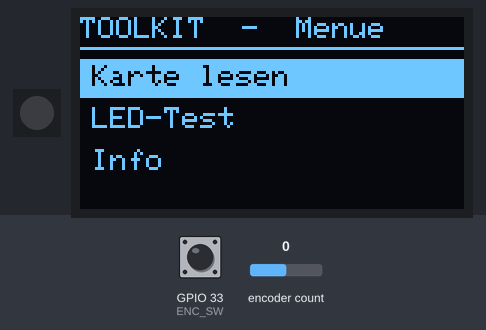
Bench run of a program on a simulated ESP32. On the bench: 1 RGB LEDs in strip order, left to right, 128×64 one-colour display. The test bench sets the inputs (shaded band); at power-on: encoder count 0, GPIO 33 (ENC_SW) HIGH. Dim RGB values are drawn brighter than linear; what the program prints to the serial monitor is not drawn.

Above: at 2.3 s.
2.4 s: encoder count set to 1
At 3.0 s:
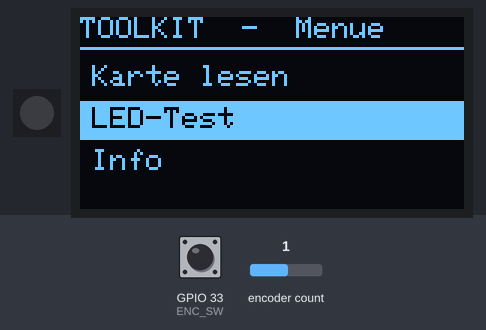
3.9 s: GPIO 33 (ENC_SW) pulled LOW for 0.15 s
At 4.3 s:
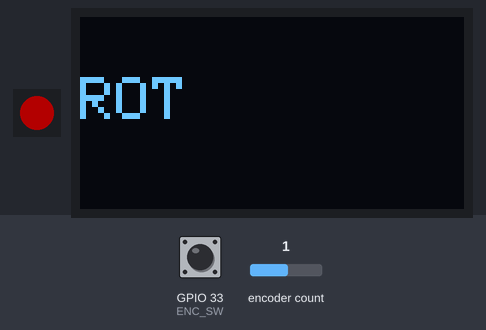
7.0 s: encoder count set to 2
At 7.7 s:
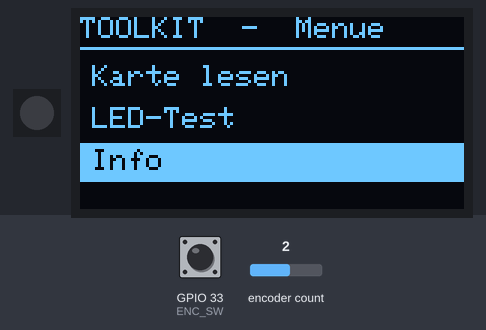
8.5 s: GPIO 33 (ENC_SW) pulled LOW for 1 s
At 8.8 s:
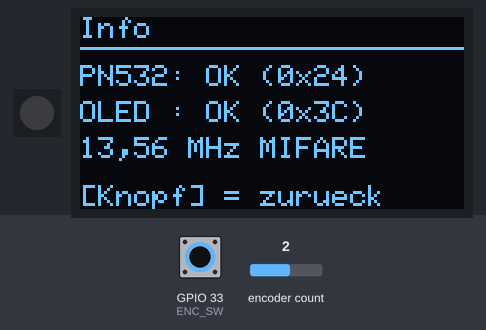
11.0 s: GPIO 33 (ENC_SW) pulled LOW for 0.15 s
At 11.8 s:
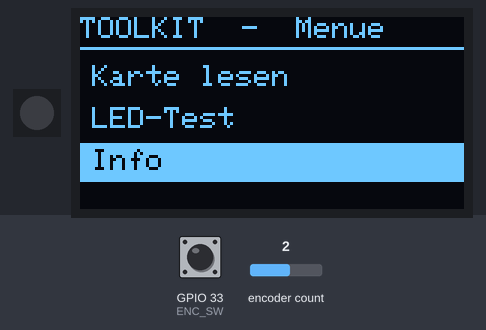
12.6 s: GPIO 33 (ENC_SW) pulled LOW for 3.2 s
At 13.2 s:
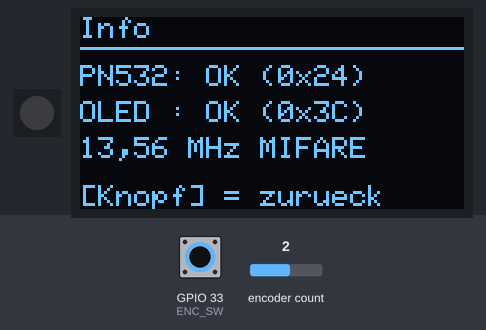
Timing chart, 0 to 15.6 s (numbered marks = the images above; inputs shaded):
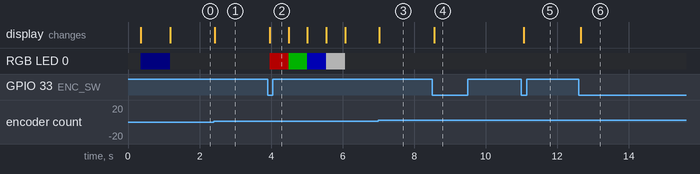

The program:

main.cpp
```cpp
/*
 * RFID/NFC-Toolkit – ESP32 #1 (Toolkit)
 * ============================================================
 * HSLU IIP-Projekt, edukativ/defensiv – nur eigene Karten.
 *
 * Funktion dieser Version:
 *   - Menue auf dem OLED, bedient ueber den Drehencoder
 *     (drehen = Auswahl, Knopf druecken = bestaetigen / zurueck)
 *   - "Karte lesen": PN532 liest eine MIFARE-Karte, zeigt die UID
 *     auf OLED + seriellem Monitor an, RGB-LED wird gruen
 *   - "LED-Test" und "Info" als kleine Extras
 *
 * Der RDM6300 (125 kHz) ist hier noch NICHT drin – kommt spaeter.
 *
 * ------------------------------------------------------------
 * VERKABELUNG (so ist es angeschlossen):
 *   PN532 (I2C, DIP-Schalter auf I2C):
 *     VCC -> 3V3 | GND -> GND | SDA -> GPIO21 | SCL -> GPIO22   (Adr. 0x24)
 *   OLED SSD1306 (I2C, selber Bus):
 *     GND -> GND | VDD -> 3V3 | SCK -> GPIO22 | SDA -> GPIO21   (Adr. 0x3C)
 *   Drehencoder KY-040:
 *     SA(CLK) -> GPIO25 | SB(DT) -> GPIO26 | SW -> GPIO33 | VCC -> 3V3 | GND -> GND
 *   RGB-LED WS2812 (1 Pixel):
 *     Di -> GPIO27 | 5V -> 5V | GND -> GND
 *
 * Strom im Betrieb: Powerbank per USB. Zum Flashen: USB am PC.
 * ============================================================
 */

#include <Arduino.h>
#include <Wire.h>
#include <Adafruit_PN532.h>
#include <Adafruit_GFX.h>
#include <Adafruit_SSD1306.h>
#include <Adafruit_NeoPixel.h>
#include <ESP32Encoder.h>

// ---------- Pin-Definitionen ----------
#define PIN_SDA     21
#define PIN_SCL     22
#define ENC_SA      25     // CLK
#define ENC_SB      26     // DT
#define ENC_SW      33     // Taster im Drehknopf
#define LED_DI      27     // WS2812 Data In
#define NUM_PIXELS  1

// PN532 im I2C-Modus: IRQ/RESET sind am roten Board nicht verdrahtet.
#define PN532_IRQ   (-1)
#define PN532_RESET (-1)

// OLED
#define OLED_W      128
#define OLED_H      64
#define OLED_ADDR   0x3C

// ---------- Objekte ----------
Adafruit_PN532   nfc(PN532_IRQ, PN532_RESET);
Adafruit_SSD1306 display(OLED_W, OLED_H, &Wire, -1);
Adafruit_NeoPixel pixel(NUM_PIXELS, LED_DI, NEO_GRB + NEO_KHZ800);
ESP32Encoder     encoder;

// ---------- Menue / Zustand ----------
enum State { STATE_MENU, STATE_READ, STATE_LEDTEST, STATE_INFO };
State state = STATE_MENU;

const char* menuItems[] = { "Karte lesen", "LED-Test", "Info" };
const int   menuCount   = 3;
int         menuIndex   = 0;

bool pn532Ok = false;      // wurde der PN532 gefunden?
bool oledOk  = false;      // wurde das OLED gefunden?
long lastDetents = 0;      // fuer die Encoder-Auswertung

// ---------- Hilfsfunktionen ----------
void setLed(uint8_t r, uint8_t g, uint8_t b) {
  pixel.setPixelColor(0, pixel.Color(r, g, b));
  pixel.show();
}

// Drehrichtung seit letztem Aufruf: -1, 0 oder +1 (pro Rastung)
int readEncoderDelta() {
  long detents = encoder.getCount() / 2;   // HalfQuad -> 2 Schritte pro Rastung
  long diff = detents - lastDetents;
  if (diff == 0) return 0;
  lastDetents = detents;
  return (diff > 0) ? 1 : -1;
}

// Drehungen ausserhalb des Menues verwerfen (sonst springt die Auswahl)
void syncEncoder() {
  lastDetents = encoder.getCount() / 2;
}

// Entprellter Tastendruck (true genau einmal pro Druck)
bool buttonPressed() {
  static bool     lastStable = HIGH;
  static bool     lastRead   = HIGH;
  static uint32_t lastChange = 0;
  bool now = digitalRead(ENC_SW);          // LOW = gedrueckt (INPUT_PULLUP)

  if (now != lastRead) { lastRead = now; lastChange = millis(); }
  if (millis() - lastChange > 30) {        // 30 ms Entprellzeit
    if (now != lastStable) {
      lastStable = now;
      if (lastStable == LOW) return true;  // nur die fallende Flanke zaehlt
    }
  }
  return false;
}

// ---------- OLED-Anzeigen ----------
void drawMenu() {
  display.clearDisplay();
  display.setTextSize(1);
  display.setTextColor(SSD1306_WHITE);
  display.setCursor(0, 0);
  display.println(F("TOOLKIT  -  Menue"));
  display.drawLine(0, 10, 127, 10, SSD1306_WHITE);

  for (int i = 0; i < menuCount; i++) {
    int y = 16 + i * 14;
    if (i == menuIndex) {
      display.fillRect(0, y - 2, 128, 13, SSD1306_WHITE);
      display.setTextColor(SSD1306_BLACK);
    } else {
      display.setTextColor(SSD1306_WHITE);
    }
    display.setCursor(4, y);
    display.println(menuItems[i]);
  }
  display.display();
}

void drawReadScreen(const char* line1, const char* line2) {
  display.clearDisplay();
  display.setTextSize(1);
  display.setTextColor(SSD1306_WHITE);
  display.setCursor(0, 0);
  display.println(F("Karte lesen"));
  display.drawLine(0, 10, 127, 10, SSD1306_WHITE);
  display.setCursor(0, 20);
  display.println(line1);
  if (line2 && line2[0]) {
    // Gross nur, wenn es in eine Zeile passt (128 px / 12 px = 10 Zeichen)
    display.setTextSize(strlen(line2) <= 10 ? 2 : 1);
    display.setCursor(0, 34);
    display.println(line2);
  }
  display.setTextSize(1);
  display.setCursor(0, 56);
  display.print(F("[Knopf] = zurueck"));
  display.display();
}

void drawInfo() {
  display.clearDisplay();
  display.setTextSize(1);
  display.setTextColor(SSD1306_WHITE);
  display.setCursor(0, 0);
  display.println(F("Info"));
  display.drawLine(0, 10, 127, 10, SSD1306_WHITE);
  display.setCursor(0, 16);
  display.print(F("PN532: "));
  display.println(pn532Ok ? F("OK (0x24)") : F("FEHLT!"));
  display.setCursor(0, 28);
  display.println(oledOk ? F("OLED : OK (0x3C)") : F("OLED : FEHLT!"));
  display.setCursor(0, 40);
  display.println(F("13,56 MHz MIFARE"));
  display.setCursor(0, 56);
  display.print(F("[Knopf] = zurueck"));
  display.display();
}

// ---------- Setup ----------
void setup() {
  Serial.begin(115200);
  delay(300);
  Serial.println(F("\n=== Toolkit startet ==="));

  // I2C auf GPIO21/22
  Wire.begin(PIN_SDA, PIN_SCL);

  // RGB-LED
  pixel.begin();
  pixel.setBrightness(60);       // nicht zu grell
  setLed(0, 0, 20);              // dezentes Blau = "boot"

  // OLED
  if (!display.begin(SSD1306_SWITCHCAPVCC, OLED_ADDR)) {
    Serial.println(F("FEHLER: OLED (0x3C) nicht gefunden."));
  } else {
    oledOk = true;
    display.clearDisplay();
    display.setTextSize(1);
    display.setTextColor(SSD1306_WHITE);
    display.setCursor(0, 24);
    display.println(F("  RFID-Toolkit"));
    display.display();
  }

  // PN532
  nfc.begin();
  uint32_t ver = nfc.getFirmwareVersion();
  if (ver) {
    pn532Ok = true;
    Serial.print(F("PN532 gefunden, FW "));
    Serial.print((ver >> 16) & 0xFF); Serial.print('.');
    Serial.println((ver >> 8) & 0xFF);
    nfc.SAMConfig();
  } else {
    Serial.println(F("FEHLER: PN532 nicht gefunden."));
    Serial.println(F("-> DIP auf I2C? VCC an 3V3? SDA=21/SCL=22?"));
  }

  // Drehencoder (KY-040 hat eigene Pull-ups -> keine internen noetig;
  // ESP32Encoder schaltet sonst standardmaessig Pulldowns ein)
  ESP32Encoder::useInternalWeakPullResistors = puType::none;
  encoder.attachHalfQuad(ENC_SA, ENC_SB);
  encoder.clearCount();
  lastDetents = 0;
  pinMode(ENC_SW, INPUT_PULLUP);

  delay(800);
  setLed(0, 0, 0);
  drawMenu();
}

// ---------- Hauptschleife ----------
void handleMenu() {
  int d = readEncoderDelta();
  if (d != 0) {
    menuIndex = (menuIndex + d + menuCount) % menuCount;
    drawMenu();
  }
  if (buttonPressed()) {
    switch (menuIndex) {
      case 0: state = STATE_READ;    drawReadScreen("Karte dranhalten...", ""); setLed(0,0,10); break;
      case 1: state = STATE_LEDTEST; break;
      case 2: state = STATE_INFO;    drawInfo(); break;
    }
  }
}

void handleRead() {
  // Zurueck ins Menue?
  if (buttonPressed()) { state = STATE_MENU; setLed(0,0,0); syncEncoder(); drawMenu(); return; }

  if (!pn532Ok) { drawReadScreen("PN532 fehlt!", ""); return; }

  // Kurzer, nicht-blockierender Leseversuch
  uint8_t uid[10] = {0};     // ISO14443A: UID bis 10 Byte (triple size)
  uint8_t uidLen = 0;
  bool found = nfc.readPassiveTargetID(PN532_MIFARE_ISO14443A, uid, &uidLen, 80);

  if (found) {
    if (uidLen > sizeof(uid)) uidLen = sizeof(uid);
    // UID als Hex-String bauen
    char hex[3 * 10 + 1] = {0};
    int p = 0;
    for (uint8_t i = 0; i < uidLen; i++) {
      p += sprintf(&hex[p], "%02X ", uid[i]);
    }
    if (p > 0) hex[p - 1] = '\0';   // letztes Leerzeichen weg
    Serial.print(F("Karte: ")); Serial.println(hex);
    drawReadScreen("UID:", hex);
    setLed(0, 60, 0);          // gruen = gelesen
    delay(900);
    setLed(0, 0, 10);          // zurueck auf "warten"
    drawReadScreen("Karte dranhalten...", "");
  }
}

void handleLedTest() {
  // einmal durch die Farben, dann zurueck ins Menue
  uint32_t cols[] = {0xFF0000, 0x00FF00, 0x0000FF, 0xFFFFFF};
  const char* names[] = {"ROT", "GRUEN", "BLAU", "WEISS"};
  for (int i = 0; i < 4; i++) {
    setLed((cols[i] >> 16) & 0xFF, (cols[i] >> 8) & 0xFF, cols[i] & 0xFF);
    display.clearDisplay();
    display.setTextSize(2);
    display.setTextColor(SSD1306_WHITE);
    display.setCursor(0, 20);
    display.println(names[i]);
    display.display();
    delay(500);
  }
  setLed(0, 0, 0);
  state = STATE_MENU;
  syncEncoder();
  drawMenu();
}

void handleInfo() {
  if (buttonPressed()) { state = STATE_MENU; syncEncoder(); drawMenu(); }
}

void loop() {
  switch (state) {
    case STATE_MENU:    handleMenu();    break;
    case STATE_READ:    handleRead();    break;
    case STATE_LEDTEST: handleLedTest(); break;
    case STATE_INFO:    handleInfo();    break;
  }
  delay(5);
}
```

Measured:
- after the input at 2.4 s, the display: changes at once (image 1)
- after the input at 3.9 s, RGB LED 0: off → RGB(60, 0, 0) after 0.06 s, → RGB(0, 60, 0) 0.53 s later, → RGB(0, 0, 60) 0.53 s later, → RGB(60, 60, 60) 0.53 s later, … (5 changes in this stretch); the display: changes after 0.06 s (image 2)
- after the input at 7.0 s, the display: changes at once (image 3)
- after the input at 8.5 s, the display: changes after 0.06 s (image 4)
- after the input at 11.0 s, the display: changes after 0.06 s (image 5)
- after the input at 12.6 s, the display: changes after 0.06 s (image 6)
